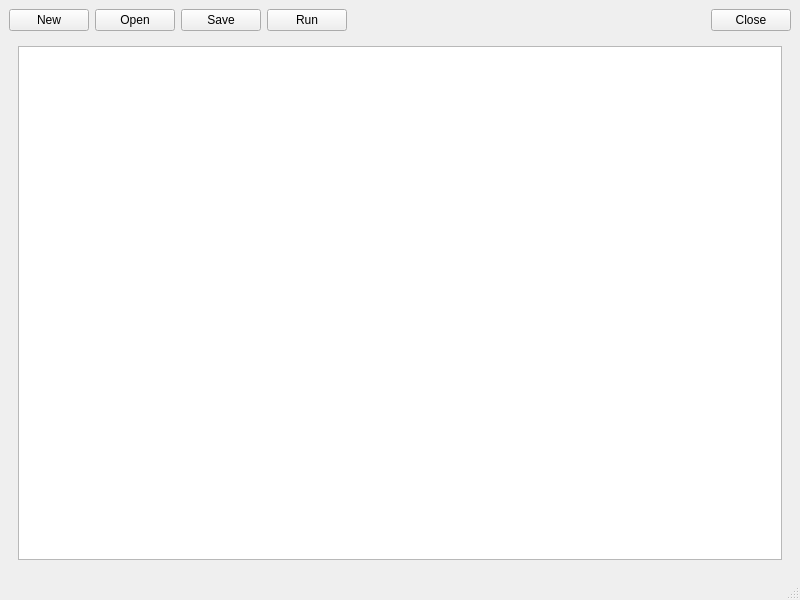
<?xml version="1.0" encoding="UTF-8"?>
<ui version="4.0">
 <class>frmManuallyDesignROI</class>
 <widget class="QMainWindow" name="frmManuallyDesignROI">
  <property name="geometry">
   <rect>
    <x>0</x>
    <y>0</y>
    <width>800</width>
    <height>600</height>
   </rect>
  </property>
  <property name="windowTitle">
   <string>Manually Design ROI</string>
  </property>
  <widget class="QWidget" name="centralwidget">
   <layout class="QHBoxLayout" name="horizontalLayout_2">
    <item>
     <layout class="QVBoxLayout" name="verticalLayout">
      <item>
       <layout class="QHBoxLayout" name="horizontalLayout">
        <item>
         <widget class="QPushButton" name="btnNew">
          <property name="text">
           <string>New</string>
          </property>
         </widget>
        </item>
        <item>
         <widget class="QPushButton" name="btnOpen">
          <property name="text">
           <string>Open</string>
          </property>
         </widget>
        </item>
        <item>
         <widget class="QPushButton" name="btnSave">
          <property name="text">
           <string>Save</string>
          </property>
         </widget>
        </item>
        <item>
         <widget class="QPushButton" name="btnRun">
          <property name="text">
           <string>Run</string>
          </property>
         </widget>
        </item>
        <item>
         <spacer name="horizontalSpacer">
          <property name="orientation">
           <enum>Qt::Horizontal</enum>
          </property>
          <property name="sizeHint" stdset="0">
           <size>
            <width>40</width>
            <height>20</height>
           </size>
          </property>
         </spacer>
        </item>
        <item>
         <widget class="QPushButton" name="btnClose">
          <property name="text">
           <string>Close</string>
          </property>
         </widget>
        </item>
       </layout>
      </item>
      <item>
       <widget class="QWidget" name="Code" native="true">
        <layout class="QGridLayout" name="gridLayout">
         <item row="0" column="0">
          <widget class="QTextEdit" name="txtCode"/>
         </item>
        </layout>
       </widget>
      </item>
     </layout>
    </item>
   </layout>
  </widget>
  <widget class="QStatusBar" name="stb"/>
 </widget>
 <resources/>
 <connections/>
</ui>
